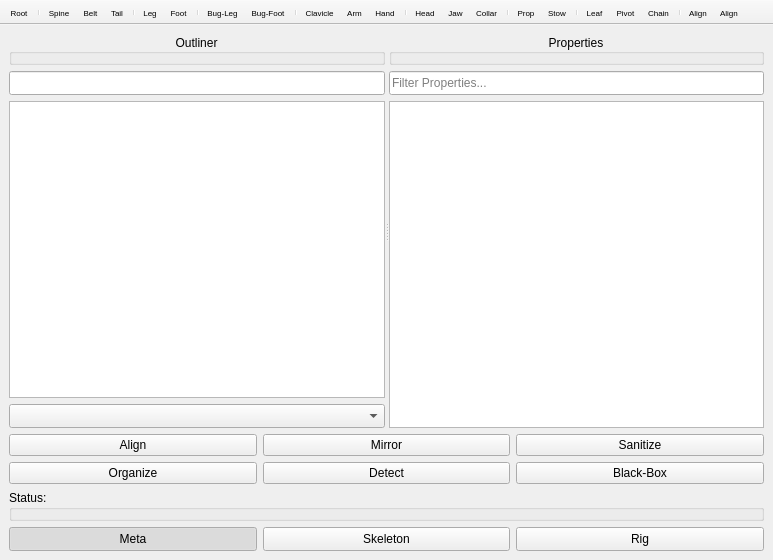
<?xml version="1.0" encoding="UTF-8"?>
<ui version="4.0">
 <class>QRigotron</class>
 <widget class="QMainWindow" name="QRigotron">
  <property name="geometry">
   <rect>
    <x>0</x>
    <y>0</y>
    <width>773</width>
    <height>560</height>
   </rect>
  </property>
  <property name="minimumSize">
   <size>
    <width>600</width>
    <height>350</height>
   </size>
  </property>
  <property name="windowTitle">
   <string>|| Rig o'tron</string>
  </property>
  <property name="documentMode">
   <bool>false</bool>
  </property>
  <widget class="QWidget" name="mainWidget">
   <layout class="QVBoxLayout" name="verticalLayout">
    <item>
     <widget class="QSplitter" name="mainSplitter">
      <property name="orientation">
       <enum>Qt::Orientation::Horizontal</enum>
      </property>
      <widget class="QWidget" name="outlinerWidget" native="true">
       <layout class="QVBoxLayout" name="outlinerLayout">
        <property name="leftMargin">
         <number>0</number>
        </property>
        <property name="topMargin">
         <number>0</number>
        </property>
        <property name="rightMargin">
         <number>0</number>
        </property>
        <property name="bottomMargin">
         <number>0</number>
        </property>
        <item>
         <widget class="QGroupBox" name="outlinerHeader">
          <property name="sizePolicy">
           <sizepolicy hsizetype="Expanding" vsizetype="Fixed">
            <horstretch>0</horstretch>
            <verstretch>0</verstretch>
           </sizepolicy>
          </property>
          <property name="title">
           <string>Outliner</string>
          </property>
          <property name="alignment">
           <set>Qt::AlignmentFlag::AlignCenter</set>
          </property>
          <property name="flat">
           <bool>true</bool>
          </property>
         </widget>
        </item>
        <item>
         <widget class="QLineEdit" name="nameLineEdit">
          <property name="sizePolicy">
           <sizepolicy hsizetype="Expanding" vsizetype="Fixed">
            <horstretch>0</horstretch>
            <verstretch>0</verstretch>
           </sizepolicy>
          </property>
          <property name="minimumSize">
           <size>
            <width>0</width>
            <height>24</height>
           </size>
          </property>
          <property name="maximumSize">
           <size>
            <width>16777215</width>
            <height>24</height>
           </size>
          </property>
          <property name="readOnly">
           <bool>true</bool>
          </property>
          <property name="placeholderText">
           <string/>
          </property>
         </widget>
        </item>
        <item>
         <widget class="QTreeView" name="outlinerTreeView">
          <property name="styleSheet">
           <string notr="true">QTreeView::item { height: 24px; }</string>
          </property>
          <property name="editTriggers">
           <set>QAbstractItemView::EditTrigger::NoEditTriggers</set>
          </property>
          <property name="dragEnabled">
           <bool>true</bool>
          </property>
          <property name="dragDropMode">
           <enum>QAbstractItemView::DragDropMode::InternalMove</enum>
          </property>
          <property name="defaultDropAction">
           <enum>Qt::DropAction::MoveAction</enum>
          </property>
          <property name="alternatingRowColors">
           <bool>true</bool>
          </property>
          <property name="uniformRowHeights">
           <bool>true</bool>
          </property>
          <attribute name="headerMinimumSectionSize">
           <number>50</number>
          </attribute>
          <attribute name="headerDefaultSectionSize">
           <number>200</number>
          </attribute>
         </widget>
        </item>
        <item>
         <widget class="QComboBox" name="attachmentComboBox">
          <property name="sizePolicy">
           <sizepolicy hsizetype="Expanding" vsizetype="Fixed">
            <horstretch>0</horstretch>
            <verstretch>0</verstretch>
           </sizepolicy>
          </property>
          <property name="minimumSize">
           <size>
            <width>0</width>
            <height>24</height>
           </size>
          </property>
          <property name="maximumSize">
           <size>
            <width>16777215</width>
            <height>24</height>
           </size>
          </property>
         </widget>
        </item>
       </layout>
      </widget>
      <widget class="QWidget" name="propertyWidget" native="true">
       <layout class="QVBoxLayout" name="propertyLayout">
        <property name="leftMargin">
         <number>0</number>
        </property>
        <property name="topMargin">
         <number>0</number>
        </property>
        <property name="rightMargin">
         <number>0</number>
        </property>
        <property name="bottomMargin">
         <number>0</number>
        </property>
        <item>
         <widget class="QGroupBox" name="propertyHeader">
          <property name="sizePolicy">
           <sizepolicy hsizetype="Expanding" vsizetype="Fixed">
            <horstretch>0</horstretch>
            <verstretch>0</verstretch>
           </sizepolicy>
          </property>
          <property name="title">
           <string>Properties</string>
          </property>
          <property name="alignment">
           <set>Qt::AlignmentFlag::AlignCenter</set>
          </property>
          <property name="flat">
           <bool>true</bool>
          </property>
         </widget>
        </item>
        <item>
         <widget class="QLineEdit" name="filterPropertyLineEdit">
          <property name="minimumSize">
           <size>
            <width>0</width>
            <height>24</height>
           </size>
          </property>
          <property name="maximumSize">
           <size>
            <width>16777215</width>
            <height>24</height>
           </size>
          </property>
          <property name="placeholderText">
           <string>Filter Properties...</string>
          </property>
          <property name="clearButtonEnabled">
           <bool>true</bool>
          </property>
         </widget>
        </item>
        <item>
         <widget class="QTreeView" name="propertyTreeView">
          <property name="styleSheet">
           <string notr="true">QTreeView::item { height: 24px; }</string>
          </property>
          <property name="alternatingRowColors">
           <bool>true</bool>
          </property>
          <property name="uniformRowHeights">
           <bool>true</bool>
          </property>
          <attribute name="headerMinimumSectionSize">
           <number>50</number>
          </attribute>
          <attribute name="headerDefaultSectionSize">
           <number>200</number>
          </attribute>
         </widget>
        </item>
       </layout>
      </widget>
     </widget>
    </item>
    <item>
     <widget class="QWidget" name="interopWidget" native="true">
      <property name="sizePolicy">
       <sizepolicy hsizetype="Expanding" vsizetype="Fixed">
        <horstretch>0</horstretch>
        <verstretch>0</verstretch>
       </sizepolicy>
      </property>
      <layout class="QGridLayout" name="gridLayout">
       <property name="leftMargin">
        <number>0</number>
       </property>
       <property name="topMargin">
        <number>0</number>
       </property>
       <property name="rightMargin">
        <number>0</number>
       </property>
       <property name="bottomMargin">
        <number>0</number>
       </property>
       <item row="0" column="1">
        <widget class="QPushButton" name="mirrorPushButton">
         <property name="text">
          <string>Mirror</string>
         </property>
        </widget>
       </item>
       <item row="0" column="0">
        <widget class="QPushButton" name="alignPushButton">
         <property name="text">
          <string>Align</string>
         </property>
        </widget>
       </item>
       <item row="0" column="2">
        <widget class="QPushButton" name="sanitizePushButton">
         <property name="text">
          <string>Sanitize</string>
         </property>
        </widget>
       </item>
       <item row="1" column="0">
        <widget class="QPushButton" name="organizePushButton">
         <property name="text">
          <string>Organize</string>
         </property>
        </widget>
       </item>
       <item row="1" column="1">
        <widget class="QPushButton" name="detectPushButton">
         <property name="text">
          <string>Detect</string>
         </property>
        </widget>
       </item>
       <item row="1" column="2">
        <widget class="QPushButton" name="blackBoxPushButton">
         <property name="text">
          <string>Black-Box</string>
         </property>
         <property name="checkable">
          <bool>true</bool>
         </property>
        </widget>
       </item>
      </layout>
     </widget>
    </item>
    <item>
     <widget class="QWidget" name="statusWidget" native="true">
      <property name="sizePolicy">
       <sizepolicy hsizetype="Expanding" vsizetype="Fixed">
        <horstretch>0</horstretch>
        <verstretch>0</verstretch>
       </sizepolicy>
      </property>
      <layout class="QGridLayout" name="gridLayout_2">
       <property name="leftMargin">
        <number>0</number>
       </property>
       <property name="topMargin">
        <number>0</number>
       </property>
       <property name="rightMargin">
        <number>0</number>
       </property>
       <property name="bottomMargin">
        <number>0</number>
       </property>
       <item row="1" column="2">
        <widget class="QPushButton" name="rigStatusPushButton">
         <property name="minimumSize">
          <size>
           <width>0</width>
           <height>24</height>
          </size>
         </property>
         <property name="maximumSize">
          <size>
           <width>16777215</width>
           <height>24</height>
          </size>
         </property>
         <property name="text">
          <string>Rig</string>
         </property>
         <property name="checkable">
          <bool>true</bool>
         </property>
         <attribute name="buttonGroup">
          <string notr="true">statusButtonGroup</string>
         </attribute>
        </widget>
       </item>
       <item row="1" column="0">
        <widget class="QPushButton" name="metaStatusPushButton">
         <property name="minimumSize">
          <size>
           <width>0</width>
           <height>24</height>
          </size>
         </property>
         <property name="maximumSize">
          <size>
           <width>16777215</width>
           <height>24</height>
          </size>
         </property>
         <property name="text">
          <string>Meta</string>
         </property>
         <property name="checkable">
          <bool>true</bool>
         </property>
         <property name="checked">
          <bool>true</bool>
         </property>
         <attribute name="buttonGroup">
          <string notr="true">statusButtonGroup</string>
         </attribute>
        </widget>
       </item>
       <item row="1" column="1">
        <widget class="QPushButton" name="skeletonStatusPushButton">
         <property name="minimumSize">
          <size>
           <width>0</width>
           <height>24</height>
          </size>
         </property>
         <property name="maximumSize">
          <size>
           <width>16777215</width>
           <height>24</height>
          </size>
         </property>
         <property name="text">
          <string>Skeleton</string>
         </property>
         <property name="checkable">
          <bool>true</bool>
         </property>
         <attribute name="buttonGroup">
          <string notr="true">statusButtonGroup</string>
         </attribute>
        </widget>
       </item>
       <item row="0" column="0" colspan="3">
        <widget class="QGroupBox" name="statusHeader">
         <property name="sizePolicy">
          <sizepolicy hsizetype="Expanding" vsizetype="Fixed">
           <horstretch>0</horstretch>
           <verstretch>0</verstretch>
          </sizepolicy>
         </property>
         <property name="title">
          <string>Status:</string>
         </property>
         <property name="flat">
          <bool>true</bool>
         </property>
        </widget>
       </item>
      </layout>
     </widget>
    </item>
   </layout>
  </widget>
  <widget class="QToolBar" name="mainToolbar">
   <property name="sizePolicy">
    <sizepolicy hsizetype="Preferred" vsizetype="Fixed">
     <horstretch>0</horstretch>
     <verstretch>0</verstretch>
    </sizepolicy>
   </property>
   <property name="font">
    <font>
     <pointsize>6</pointsize>
    </font>
   </property>
   <property name="windowTitle">
    <string>toolBar</string>
   </property>
   <property name="movable">
    <bool>false</bool>
   </property>
   <property name="orientation">
    <enum>Qt::Orientation::Horizontal</enum>
   </property>
   <property name="iconSize">
    <size>
     <width>20</width>
     <height>20</height>
    </size>
   </property>
   <property name="toolButtonStyle">
    <enum>Qt::ToolButtonStyle::ToolButtonTextUnderIcon</enum>
   </property>
   <property name="floatable">
    <bool>true</bool>
   </property>
   <attribute name="toolBarArea">
    <enum>TopToolBarArea</enum>
   </attribute>
   <attribute name="toolBarBreak">
    <bool>false</bool>
   </attribute>
   <addaction name="addRootComponentAction"/>
   <addaction name="separator"/>
   <addaction name="addSpineComponentAction"/>
   <addaction name="addBeltComponentAction"/>
   <addaction name="addTailComponentAction"/>
   <addaction name="separator"/>
   <addaction name="addLegComponentAction"/>
   <addaction name="addFootComponentAction"/>
   <addaction name="separator"/>
   <addaction name="addInsectLegComponentAction"/>
   <addaction name="addInsectFootComponentAction"/>
   <addaction name="separator"/>
   <addaction name="addClavicleComponentAction"/>
   <addaction name="addArmComponentAction"/>
   <addaction name="addHandComponentAction"/>
   <addaction name="separator"/>
   <addaction name="addHeadComponentAction"/>
   <addaction name="addFaceComponentAction"/>
   <addaction name="addCollarComponentAction"/>
   <addaction name="separator"/>
   <addaction name="addPropComponentAction"/>
   <addaction name="addStowedComponentAction"/>
   <addaction name="separator"/>
   <addaction name="addLeafComponentAction"/>
   <addaction name="addDynamicPivotComponentAction"/>
   <addaction name="addChainComponentAction"/>
   <addaction name="separator"/>
   <addaction name="addPlayerAlignComponentAction"/>
   <addaction name="addPlayerIKComponentAction"/>
  </widget>
  <action name="addRootComponentAction">
   <property name="icon">
    <iconset resource="resources.qrc">
     <normaloff>:/rigotron/icons/RootComponent.svg</normaloff>:/rigotron/icons/RootComponent.svg</iconset>
   </property>
   <property name="text">
    <string>Root</string>
   </property>
   <property name="toolTip">
    <string>Adds a root to the selected component.</string>
   </property>
   <property name="whatsThis">
    <string>RootComponent</string>
   </property>
  </action>
  <action name="addSpineComponentAction">
   <property name="icon">
    <iconset resource="resources.qrc">
     <normaloff>:/rigotron/icons/SpineComponent.svg</normaloff>:/rigotron/icons/SpineComponent.svg</iconset>
   </property>
   <property name="text">
    <string>Spine</string>
   </property>
   <property name="toolTip">
    <string>Adds a spine to the selected component.</string>
   </property>
   <property name="whatsThis">
    <string>SpineComponent</string>
   </property>
  </action>
  <action name="addLegComponentAction">
   <property name="icon">
    <iconset resource="resources.qrc">
     <normaloff>:/rigotron/icons/LegComponent.svg</normaloff>:/rigotron/icons/LegComponent.svg</iconset>
   </property>
   <property name="text">
    <string>Leg</string>
   </property>
   <property name="toolTip">
    <string>Adds a leg to the selected component.</string>
   </property>
   <property name="whatsThis">
    <string>LegComponent</string>
   </property>
  </action>
  <action name="addHeadComponentAction">
   <property name="icon">
    <iconset resource="resources.qrc">
     <normaloff>:/rigotron/icons/HeadComponent.svg</normaloff>:/rigotron/icons/HeadComponent.svg</iconset>
   </property>
   <property name="text">
    <string>Head</string>
   </property>
   <property name="toolTip">
    <string>Adds a head to the selected component.</string>
   </property>
   <property name="whatsThis">
    <string>HeadComponent</string>
   </property>
  </action>
  <action name="addTailComponentAction">
   <property name="icon">
    <iconset resource="resources.qrc">
     <normaloff>:/rigotron/icons/TailComponent.svg</normaloff>:/rigotron/icons/TailComponent.svg</iconset>
   </property>
   <property name="text">
    <string>Tail</string>
   </property>
   <property name="toolTip">
    <string>Adds a tail to the selected component.</string>
   </property>
   <property name="whatsThis">
    <string>TailComponent</string>
   </property>
  </action>
  <action name="addArmComponentAction">
   <property name="icon">
    <iconset resource="resources.qrc">
     <normaloff>:/rigotron/icons/DigitComponent.svg</normaloff>:/rigotron/icons/DigitComponent.svg</iconset>
   </property>
   <property name="text">
    <string>Arm</string>
   </property>
   <property name="toolTip">
    <string>Adds an arm to the selected component.</string>
   </property>
   <property name="whatsThis">
    <string>ArmComponent</string>
   </property>
  </action>
  <action name="newAction">
   <property name="icon">
    <iconset>
     <normaloff>:/dcc/icons/new_file.svg</normaloff>:/dcc/icons/new_file.svg</iconset>
   </property>
   <property name="text">
    <string>New</string>
   </property>
   <property name="toolTip">
    <string>Creates a new control rig.</string>
   </property>
  </action>
  <action name="importAction">
   <property name="icon">
    <iconset>
     <normaloff>:/dcc/icons/import_file.svg</normaloff>:/dcc/icons/import_file.svg</iconset>
   </property>
   <property name="text">
    <string>Import</string>
   </property>
   <property name="toolTip">
    <string>Imports a rig template.</string>
   </property>
  </action>
  <action name="exportAction">
   <property name="icon">
    <iconset>
     <normaloff>:/dcc/icons/export_file.svg</normaloff>:/dcc/icons/export_file.svg</iconset>
   </property>
   <property name="text">
    <string>Export</string>
   </property>
   <property name="toolTip">
    <string>Exports the current rig as a template.</string>
   </property>
  </action>
  <action name="usingRigotronAction">
   <property name="text">
    <string>Help Using Rig o'tron</string>
   </property>
  </action>
  <action name="addFootComponentAction">
   <property name="icon">
    <iconset resource="resources.qrc">
     <normaloff>:/rigotron/icons/FootComponent.svg</normaloff>:/rigotron/icons/FootComponent.svg</iconset>
   </property>
   <property name="text">
    <string>Foot</string>
   </property>
   <property name="toolTip">
    <string>Adds a foot to the selected component.</string>
   </property>
   <property name="whatsThis">
    <string>FootComponent</string>
   </property>
  </action>
  <action name="addHandComponentAction">
   <property name="icon">
    <iconset resource="resources.qrc">
     <normaloff>:/rigotron/icons/HandComponent.svg</normaloff>:/rigotron/icons/HandComponent.svg</iconset>
   </property>
   <property name="text">
    <string>Hand</string>
   </property>
   <property name="toolTip">
    <string>Adds a hand to the selected component.</string>
   </property>
   <property name="whatsThis">
    <string>HandComponent</string>
   </property>
  </action>
  <action name="addClavicleComponentAction">
   <property name="icon">
    <iconset resource="resources.qrc">
     <normaloff>:/rigotron/icons/ClavicleComponent.svg</normaloff>:/rigotron/icons/ClavicleComponent.svg</iconset>
   </property>
   <property name="text">
    <string>Clavicle</string>
   </property>
   <property name="toolTip">
    <string>Adds a clavicle to the selected component.</string>
   </property>
   <property name="whatsThis">
    <string>ClavicleComponent</string>
   </property>
  </action>
  <action name="addPropComponentAction">
   <property name="icon">
    <iconset resource="resources.qrc">
     <normaloff>:/rigotron/icons/PropComponent.svg</normaloff>:/rigotron/icons/PropComponent.svg</iconset>
   </property>
   <property name="text">
    <string>Prop</string>
   </property>
   <property name="toolTip">
    <string>Adds a prop to the selected component.</string>
   </property>
   <property name="statusTip">
    <string/>
   </property>
   <property name="whatsThis">
    <string>PropComponent</string>
   </property>
  </action>
  <action name="addStowedComponentAction">
   <property name="icon">
    <iconset resource="resources.qrc">
     <normaloff>:/rigotron/icons/StowComponent.svg</normaloff>:/rigotron/icons/StowComponent.svg</iconset>
   </property>
   <property name="text">
    <string>Stow</string>
   </property>
   <property name="toolTip">
    <string>Adds a stowed prop to the selected component.</string>
   </property>
   <property name="whatsThis">
    <string>StowedComponent</string>
   </property>
  </action>
  <action name="addLeafComponentAction">
   <property name="icon">
    <iconset resource="resources.qrc">
     <normaloff>:/rigotron/icons/LeafComponent.svg</normaloff>:/rigotron/icons/LeafComponent.svg</iconset>
   </property>
   <property name="text">
    <string>Leaf</string>
   </property>
   <property name="toolTip">
    <string>Adds a leaf to the selected component.</string>
   </property>
   <property name="whatsThis">
    <string>LeafComponent</string>
   </property>
  </action>
  <action name="addChainComponentAction">
   <property name="icon">
    <iconset resource="resources.qrc">
     <normaloff>:/rigotron/icons/ChainComponent.svg</normaloff>:/rigotron/icons/ChainComponent.svg</iconset>
   </property>
   <property name="text">
    <string>Chain</string>
   </property>
   <property name="toolTip">
    <string>Adds a chain to the selected component.</string>
   </property>
   <property name="whatsThis">
    <string>ChainComponent</string>
   </property>
  </action>
  <action name="addFaceComponentAction">
   <property name="icon">
    <iconset resource="resources.qrc">
     <normaloff>:/rigotron/icons/FaceComponent.svg</normaloff>:/rigotron/icons/FaceComponent.svg</iconset>
   </property>
   <property name="text">
    <string>Jaw</string>
   </property>
   <property name="toolTip">
    <string>Adds a face to the selected component.</string>
   </property>
  </action>
  <action name="addDynamicPivotComponentAction">
   <property name="icon">
    <iconset resource="resources.qrc">
     <normaloff>:/rigotron/icons/DynamicPivotComponent.svg</normaloff>:/rigotron/icons/DynamicPivotComponent.svg</iconset>
   </property>
   <property name="text">
    <string>Pivot</string>
   </property>
   <property name="toolTip">
    <string>Adds a dynamic-pivot to the selected component.</string>
   </property>
  </action>
  <action name="addPlayerAlignComponentAction">
   <property name="icon">
    <iconset resource="resources.qrc">
     <normaloff>:/rigotron/icons/PlayerAlignComponent.svg</normaloff>:/rigotron/icons/PlayerAlignComponent.svg</iconset>
   </property>
   <property name="text">
    <string>Align</string>
   </property>
   <property name="toolTip">
    <string>Adds player alignment to the selection component.</string>
   </property>
  </action>
  <action name="addBeltComponentAction">
   <property name="icon">
    <iconset resource="resources.qrc">
     <normaloff>:/rigotron/icons/BeltComponent.svg</normaloff>:/rigotron/icons/BeltComponent.svg</iconset>
   </property>
   <property name="text">
    <string>Belt</string>
   </property>
   <property name="toolTip">
    <string>Adds a belt to the selected component.</string>
   </property>
   <property name="whatsThis">
    <string>SpineComponent</string>
   </property>
  </action>
  <action name="addCollarComponentAction">
   <property name="icon">
    <iconset resource="resources.qrc">
     <normaloff>:/rigotron/icons/CollarComponent.svg</normaloff>:/rigotron/icons/CollarComponent.svg</iconset>
   </property>
   <property name="text">
    <string>Collar</string>
   </property>
   <property name="toolTip">
    <string>Adds a collar to the selected component.</string>
   </property>
   <property name="whatsThis">
    <string>SpineComponent</string>
   </property>
  </action>
  <action name="addPlayerIKComponentAction">
   <property name="icon">
    <iconset resource="resources.qrc">
     <normaloff>:/rigotron/icons/PlayerIKComponent.svg</normaloff>:/rigotron/icons/PlayerIKComponent.svg</iconset>
   </property>
   <property name="text">
    <string>Align</string>
   </property>
   <property name="toolTip">
    <string>Adds player IK to the selection component.</string>
   </property>
  </action>
  <action name="addInsectLegComponentAction">
   <property name="icon">
    <iconset resource="resources.qrc">
     <normaloff>:/rigotron/icons/InsectLegComponent.svg</normaloff>:/rigotron/icons/InsectLegComponent.svg</iconset>
   </property>
   <property name="text">
    <string>Bug-Leg</string>
   </property>
   <property name="toolTip">
    <string>Adds an insect-leg to the selected component.</string>
   </property>
   <property name="whatsThis">
    <string>LegComponent</string>
   </property>
  </action>
  <action name="addInsectFootComponentAction">
   <property name="icon">
    <iconset resource="resources.qrc">
     <normaloff>:/rigotron/icons/InsectFootComponent.svg</normaloff>:/rigotron/icons/InsectFootComponent.svg</iconset>
   </property>
   <property name="text">
    <string>Bug-Foot</string>
   </property>
   <property name="toolTip">
    <string>Adds an insect-foot to the selected component.</string>
   </property>
   <property name="whatsThis">
    <string>FootComponent</string>
   </property>
  </action>
 </widget>
 <resources>
  <include location="resources.qrc"/>
 </resources>
 <connections/>
 <buttongroups>
  <buttongroup name="statusButtonGroup"/>
 </buttongroups>
</ui>
